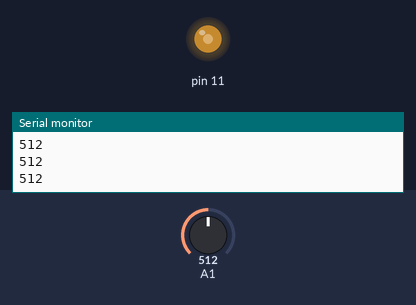
Bench run of a sketch on a simulated Arduino Uno, built with avr-gcc and run on an emulated ATmega328P. Parts: output pins drawn as LEDs (lit = HIGH), the last lines printed to the serial monitor. The test bench sets the inputs (shaded band); at power-on: A1 = 512.

Above: at 1.2 s.
1.3 s: A1 set to 716
At 2.2 s:
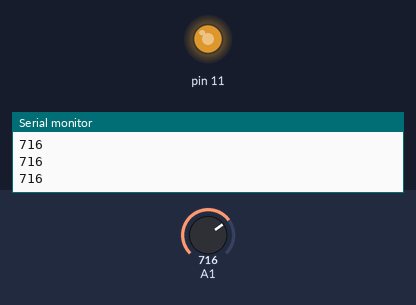
2.8 s: A1 set to 900
At 3.4 s:
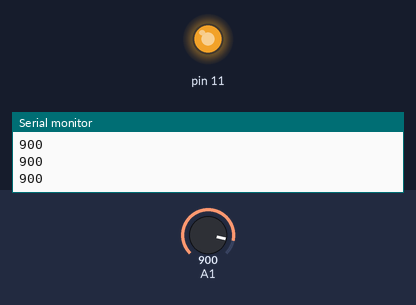
4.3 s: A1 set to 122
At 5.5 s:
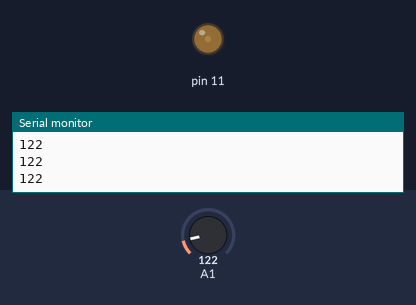
5.8 s: A1 set to 0
At 6.8 s:
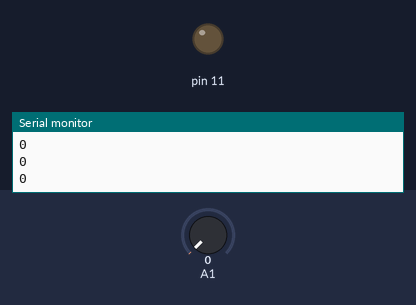
Timing chart, 0 to 8.3 s (numbered marks = the images above; inputs shaded):
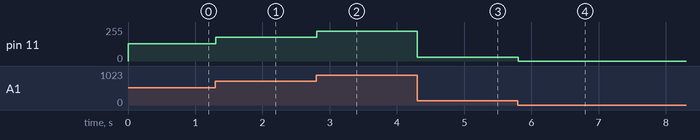

The sketch:

sketch_feb14a.ino
```cpp
int crank = 0;

void setup() {
  // put your setup code here, to run once:
  pinMode(11,OUTPUT);
  Serial.begin(9600);
}

void loop() {
/*
  digitalWrite(11,HIGH);
  delay(10000);

  digitalWrite(11,LOW);
  delay(10000);
*/

  crank = analogRead(1);
  Serial.println(crank);
  analogWrite(11,crank/4);


}
```

Measured:
- after the input at 1.3 s, pin 11: 128/255 → 179/255 at once
- after the input at 2.8 s, pin 11: 179/255 → 225/255 at once
- after the input at 4.3 s, pin 11: 225/255 → 30/255 at once
- after the input at 5.8 s, pin 11: 30/255 → 0/255 at once
